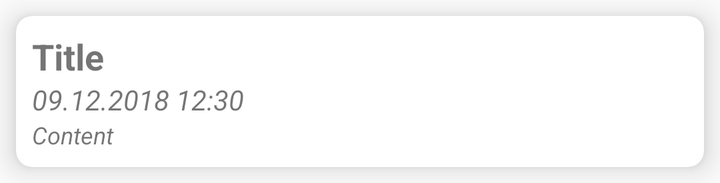
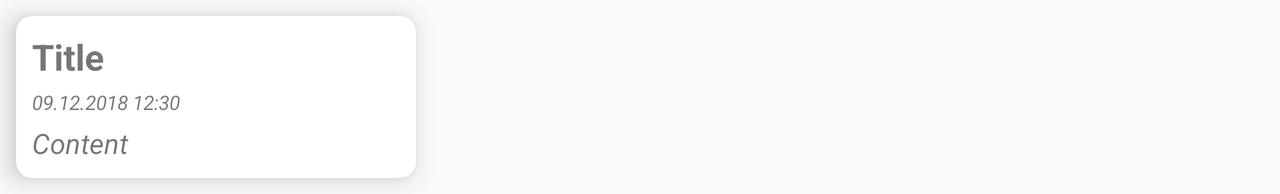

First picture: res/layout/ on a phone held upright. Second picture: the repository's own variant of that layout, on a device whose configuration matches the variant's folder. Source for both follows.
<!-- AndroidManifest.xml: application theme AppTheme -->
<!-- res/layout/card_news.xml -->
<?xml version="1.0" encoding="utf-8"?>
<androidx.cardview.widget.CardView
    xmlns:android="http://schemas.android.com/apk/res/android"
    xmlns:app="http://schemas.android.com/apk/res-auto"
    android:layout_width="match_parent"
    android:layout_height="wrap_content"
    android:padding="8dp"
    android:layout_margin="8dp"
    app:cardCornerRadius="8dp"
    app:cardElevation="8dp">

    <LinearLayout
        android:layout_margin="8dp"
        android:orientation="vertical"
        android:layout_width="match_parent"
        android:layout_height="wrap_content">

        <TextView
            android:text="Title"
            android:textSize="18sp"
            android:textStyle="bold"
            android:id="@+id/cardTitle"
            android:layout_width="match_parent"
            android:layout_height="wrap_content" />

        <TextView
            android:text="09.12.2018 12:30"
            android:textSize="14sp"
            android:textStyle="italic"
            android:id="@+id/cardTime"
            android:layout_width="match_parent"
            android:layout_height="wrap_content" />

        <TextView
            android:text="Content"
            android:textSize="12sp"
            android:textStyle="italic"
            android:id="@+id/cardContent"
            android:layout_width="match_parent"
            android:layout_height="wrap_content" />
    </LinearLayout>
</androidx.cardview.widget.CardView>
<!-- resources referenced by this layout -->
<resources>
  <style name="AppTheme" parent="Theme.AppCompat.Light.DarkActionBar">
          
          <item name="colorPrimaryDark">@color/colorPrimary</item>
          <item name="colorPrimary">@color/colorPrimaryDark</item>
          <item name="colorAccent">@color/colorAccent</item>
      </style>
  <color name="colorPrimary">#23282b</color>
  <color name="colorPrimaryDark">#000000</color>
  <color name="colorAccent">#808080</color>
</resources>
<!-- res/layout-land/card_news.xml (the repository's variant of the layout above) -->
<!-- drawn on the phone turned sideways -->
<?xml version="1.0" encoding="utf-8"?>
<androidx.cardview.widget.CardView
    xmlns:android="http://schemas.android.com/apk/res/android"
    xmlns:app="http://schemas.android.com/apk/res-auto"
    android:layout_width="200dp"
    android:layout_height="wrap_content"
    android:padding="8dp"
    android:layout_margin="8dp"
    app:cardCornerRadius="8dp"
    app:cardElevation="8dp">

    <LinearLayout
        android:layout_margin="8dp"
        android:orientation="vertical"
        android:layout_width="match_parent"
        android:layout_height="wrap_content">

        <TextView
            android:text="Title"
            android:textSize="18sp"
            android:textStyle="bold"
            android:id="@+id/cardTitle"
            android:layout_width="match_parent"
            android:layout_height="wrap_content" />

        <TextView
            android:text="09.12.2018 12:30"
            android:textSize="10sp"
            android:textStyle="italic"
            android:layout_marginTop="4dp"
            android:layout_marginBottom="4dp"
            android:id="@+id/cardTime"
            android:layout_width="match_parent"
            android:layout_height="wrap_content" />

        <ImageView
            android:id="@+id/cardImage"
            android:layout_gravity="center"
            android:layout_width="match_parent"
            android:layout_height="wrap_content" />

        <TextView
            android:text="Content"
            android:textSize="14sp"
            android:textStyle="italic"
            android:id="@+id/cardContent"
            android:layout_width="match_parent"
            android:layout_height="wrap_content" />
    </LinearLayout>
</androidx.cardview.widget.CardView>
